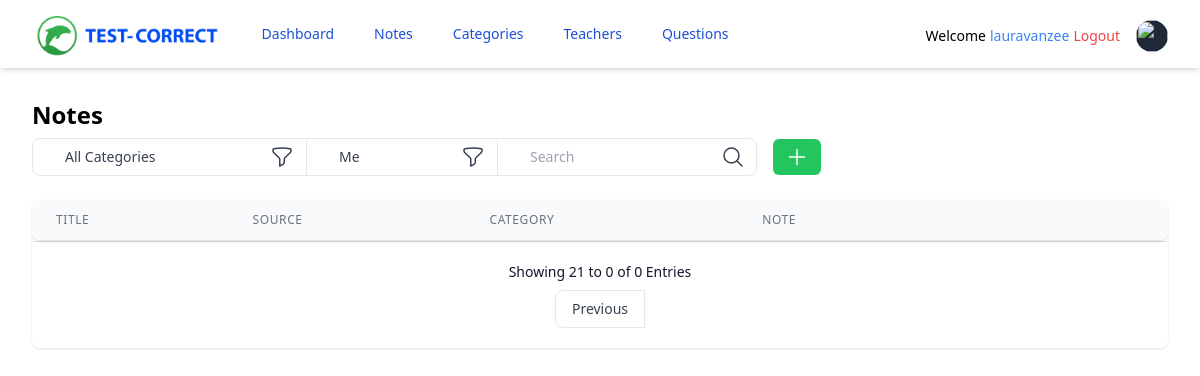
/notes/?page=2 (signed in), run on an earlier commit of the app's database.
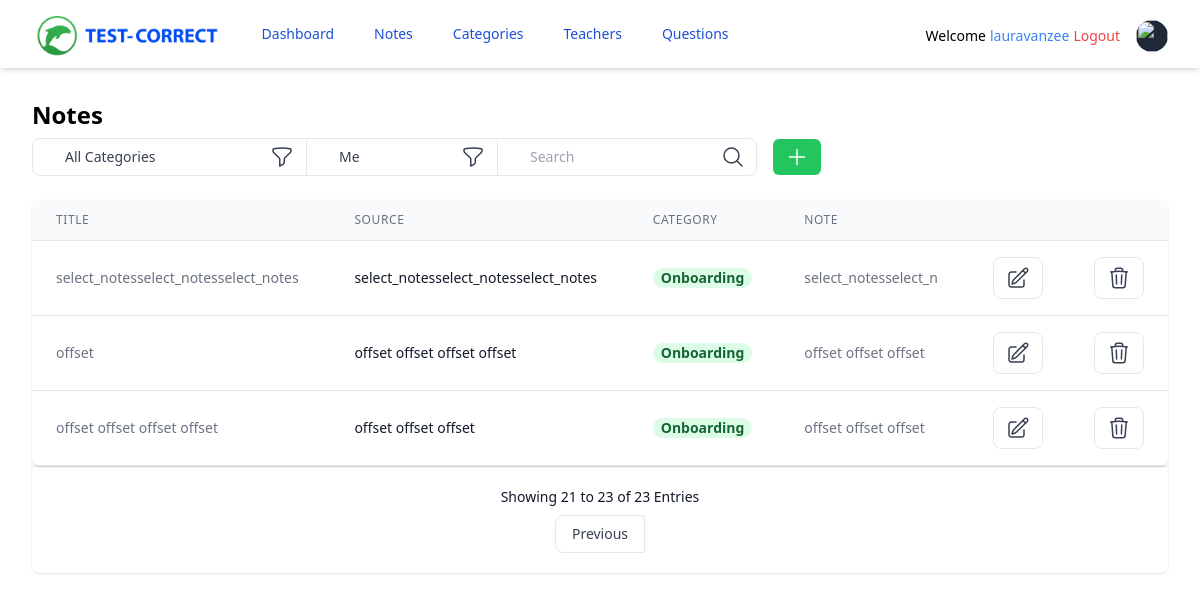
And on a later commit of the database.
### tables this page shows
CREATE TABLE notes (
            note_id INTEGER PRIMARY KEY AUTOINCREMENT,
            title TEXT NOT NULL,
            note_source TEXT NOT NULL,
            is_public INTEGER NOT NULL DEFAULT 1,
            teacher_id INTEGER NOT NULL,
            category_id INTEGER NOT NULL,
            note TEXT NOT NULL,
            date_created DATETIME DEFAULT CURRENT_TIMESTAMP,            
            FOREIGN KEY (teacher_id) REFERENCES teachers (teacher_id),
            FOREIGN KEY (category_id) REFERENCES categories (category_id));

CREATE TABLE categories (
            category_id INTEGER PRIMARY KEY AUTOINCREMENT,
            omschrijving TEXT NOT NULL,
            date_created DATETIME DEFAULT CURRENT_TIMESTAMP);

### controllers/note_controller.py (the view)
@notes_page.route("/")
def notes():
    if "user" in session:
        note_model = NoteModel(DATABASE_FILE)
        category_model = CategoryModel(DATABASE_FILE)
        username = session["user"]
        teacher_id = session["teacher_id"]
        page = request.args.get("page", default=1, type=int)
        entries_per_page = 20
        offset = (page - 1) * entries_per_page
        select_notes = note_model.get_paginated_notes(teacher_id=str(teacher_id), offset=offset, limit=entries_per_page)
        total_entries = note_model.get_total_entries(teacher_id=str(teacher_id))
        select_categories = category_model.get_all_categories()
        return render_template(
            "note/notes.html.j2",
            notes=select_notes,
            categories=select_categories,
            username=username,
            page=page,
            entries_per_page=entries_per_page,
            total_entries=total_entries,
        )
    return redirect(url_for("login"))

### models/category_model.py (called while the page is built)
    def __get_cursor(self):
        connection = sqlite3.connect(self.dbpath)
        cursor = connection.cursor()
        cursor.row_factory = sqlite3.Row
        return cursor

    def get_all_categories(self):
        cursor = self.__get_cursor()
        cursor.execute("SELECT * FROM categories")
        return cursor.fetchall()

### models/note_model.py (called while the page is built)
    def __get_cursor(self):
        connection = sqlite3.connect(self.dbpath)
        cursor = connection.cursor()
        cursor.row_factory = sqlite3.Row
        return cursor

    def get_total_entries(self, teacher_id):
        cursor = self.__get_cursor()
        cursor.execute(
            "SELECT COUNT(*) FROM notes WHERE teacher_id = ?",
            (teacher_id,)
        )
        result = cursor.fetchone()
        return result[0] if result is not None else 0

    def get_paginated_notes(self, teacher_id, offset, limit):
        cursor = self.__get_cursor()
        cursor.execute(
            "SELECT * FROM notes INNER JOIN categories ON notes.category_id = categories.category_id WHERE teacher_id = ? LIMIT ? OFFSET ?",
            (teacher_id, limit, offset)
        )
        return cursor.fetchall()

### templates/note/notes.html.j2 (shortened to what the changed rows need)
{% extends "index.html.j2" %}
{% block content %}
<div class="mx-auto max-w-7xl px-2 sm:px-6 lg:px-8">
    <div class="py-8">
        <div>
            <h2 class="text-2xl font-semibold leading-tight">Notes</h2>
        </div>
        <div class="-mx-4 sm:-mx-8 px-4 sm:px-8 py-4 overflow-x-auto">
            <div class="inline-block min-w-full shadow rounded-lg overflow-hidden">
                <div class="flex flex-col">
                    <div class="-my-2 overflow-x-auto sm:-mx-6 lg:-mx-8">
                        <div class="py-2 align-middle inline-block min-w-full sm:px-6 lg:px-8">
                            <div class="shadow overflow-hidden border-b border-gray-200 sm:rounded-lg">
                                <table class="min-w-full divide-y divide-gray-200 text-sm">
                                    <thead class="bg-gray-50">
                                        <tr>
                                            <th scope="col" class="px-6 py-3 text-xs text-left font-medium text-gray-500 uppercase tracking-wider">
                                                Title
                                            </th>
                                            <th scope="col" class="px-6 py-3 text-xs text-left font-medium text-gray-500 uppercase tracking-wider">
                                                Source
                                            </th>
                                            <th scope="col" class="px-6 py-3 text-xs text-left font-medium text-gray-500 uppercase tracking-wider">
                                                Category
                                            </th>
                                            <th scope="col" class="px-6 py-3 text-xs text-left font-medium text-gray-500 uppercase tracking-wider">
                                                Note
                                            </th>
                                            <th scope="col" class="relative px-6 py-3">
                                            </th>
                                            <th scope="col" class="relative px-6 py-3">
                                            </th>
                                        </tr>
                                    </thead>
                                    <tbody class="bg-white divide-y divide-gray-200">
                                        {% if result | length != 0 %}
                                        {% for note in result %}
                                        <tr>
                                            <td class="px-6 py-4 whitespace-nowrap text-gray-500">
                                                {{ note.title }}
                                            </td>
                                            <td class="px-6 py-4 whitespace-nowrap">
                                                <div class="text-sm text-gray-900">{{ note.note_source }}</div>
                                            </td>
                                            <td class="px-6 py-4 whitespace-nowrap">
                                                <span class="px-2 inline-flex leading-5 font-semibold rounded-full bg-green-100 text-green-800">
                                                {{ note.omschrijving }}
                                                </span>
                                            </td>
                                            <td class="px-6 py-4 whitespace-nowrap text-gray-500">
                                                {{ note.note }}
                                            </td>
                                            <td class="px-6 py-4 whitespace-nowrap text-right font-medium">
                                                <form action="{{ url_for('notes.note', note_id=note.note_id) }}" method="POST">
                                                    <input type="hidden" name="note_id" value="{{ note.note_id }}" >
                                                    <button type="submit" class="hover:bg-gray-100 border text-gray-700 py-2 px-3 rounded-s-lg rounded-e-lg">
                                                        <svg xmlns="http://www.w3.org/2000/svg" fill="none" viewBox="0 0 24 24" stroke-width="1.5" stroke="currentColor" class="w-6 h-6">
                                                            <path stroke-linecap="round" stroke-linejoin="round" d="M16.862 4.487l1.687-1.688a1.875 1.875 0 112.652 2.652L10.582 16.07a4.5 4.5 0 01-1.897 1.13L6 18l.8-2.685a4.5 4.5 0 011.13-1.897l8.932-8.931zm0 0L19.5 7.125M18 14v4.75A2.25 2.25 0 0115.75 21H5.25A2.25 2.25 0 013 18.75V8.25A2.25 2.25 0 015.25 6H10"></path>
                                                        </svg>
                                                    </button>
                                                </form>
                                            </td>
                                            <td class="px-6 py-4 whitespace-nowrap text-right font-medium">
                                                <form action="{{ url_for('notes.delete_note', note_id=note.note_id) }}" method="POST">
                                                    <input type="hidden" value="{{ note.note_id }}" name="note_id">
                                                    <button type="submit" class="hover:bg-gray-100 border text-gray-700 py-2 px-3 rounded-s-lg rounded-e-lg">
                                                        <svg xmlns="http://www.w3.org/2000/svg" fill="none" viewBox="0 0 24 24" stroke-width="1.5" stroke="currentColor" class="w-6 h-6">
                                                            <path stroke-linecap="round" stroke-linejoin="round" d="M14.74 9l-.346 9m-4.788 0L9.26 9m9.968-3.21c.342.052.682.107 1.022.166m-1.022-.165L18.16 19.673a2.25 2.25 0 01-2.244 2.077H8.084a2.25 2.25 0 01-2.244-2.077L4.772 5.79m14.456 0a48.108 48.108 0 00-3.478-.397m-12 .562c.34-.059.68-.114 1.022-.165m0 0a48.11 48.11 0 013.478-.397m7.5 0v-.916c0-1.18-.91-2.164-2.09-2.201a51.964 51.964 0 00-3.32 0c-1.18.037-2.09 1.022-2.09 2.201v.916m7.5 0a48.667 48.667 0 00-7.5 0"></path>
                                                        </svg>
                                                    </button>
                                                </form>
                                            </td>
                                        </tr>
                                        {% endfor %}
                                        {% else %}
                                        {% for note in notes %}
                                        <tr>
                                            <td class="px-6 py-4 whitespace-nowrap text-gray-500">
                                                {{ note.title }}
                                            </td>
                                            <td class="px-6 py-4 whitespace-nowrap">
                                                <div class="text-sm text-gray-900">{{ note.note_source }}</div>
                                            </td>
                                            <td class="px-6 py-4 whitespace-nowrap">
                                                <span class="px-2 inline-flex leading-5 font-semibold rounded-full bg-green-100 text-green-800">
                                                {{ note.omschrijving }}
                                                </span>
                                            </td>
                                            <td class="px-6 py-4 whitespace-nowrap text-gray-500">
                                                {{ note.note[:20] }}
                                            </td>
                                            <td class="px-6 py-4 whitespace-nowrap text-right font-medium">
                                                <form action="{{ url_for('notes.note', note_id=note.note_id) }}" method="POST">
                                                    <button type="submit" class="hover:bg-gray-100 border text-gray-700 py-2 px-3 rounded-s-lg rounded-e-lg">
                                                    </button>
                                                </form>
                                            </td>
                                            <td class="px-6 py-4 whitespace-nowrap text-right font-medium">
                                                <form action="{{ url_for('notes.delete_note', note_id=note.note_id) }}" method="POST">
                                                    <button type="submit" class="hover:bg-gray-100 border text-gray-700 py-2 px-3 rounded-s-lg rounded-e-lg">
                                                    </button>
                                                </form>
                                            </td>
                                        </tr>
                                        {% endfor %}
                                        {% endif %}
                                    </tbody>
                                </table>
                            </div>
                        </div>
                    </div>
                </div>
                <div class="px-5 py-5 bg-white border-t flex flex-col xs:flex-row items-center xs:justify-between">
                    <span class="text-gray-900">
                        Showing {{ (page - 1) * entries_per_page + 1 }} to {{ ((page - 1) * entries_per_page + notes|length) if (page - 1) * entries_per_page + notes|length < total_entries else total_entries }} of {{ total_entries }} Entries
                    </span>
                    <div class="inline-flex mt-2 xs:mt-0">
                        {% if page > 1 %}
                            <a href="{{ url_for('notes.notes', page=page-1) }}" class="hover:bg-gray-100 border text-gray-700 py-2 px-4 rounded-s-lg">
                            </a>
                        {% endif %}
                    </div>
                </div>
            </div>
        </div>
    </div>
</div>
{% endblock %}

What changed in the data, as far as the page shows it:
added notes: title "select_notesselect_notesselect_notes", note_source "select_notesselect_notesselect_notes", omschrijving "Onboarding", note "select_notesselect_n"
added notes: title "offset", note_source "offset offset offset offset", omschrijving "Onboarding", note "offset offset offset"
added notes: title "offset offset offset offset", note_source "offset offset offset", omschrijving "Onboarding", note "offset offset offset"
Also different on the page:
{{ total_entries }}: "0" → "23"
text no longer shown: "0"
text now shown: "23"
